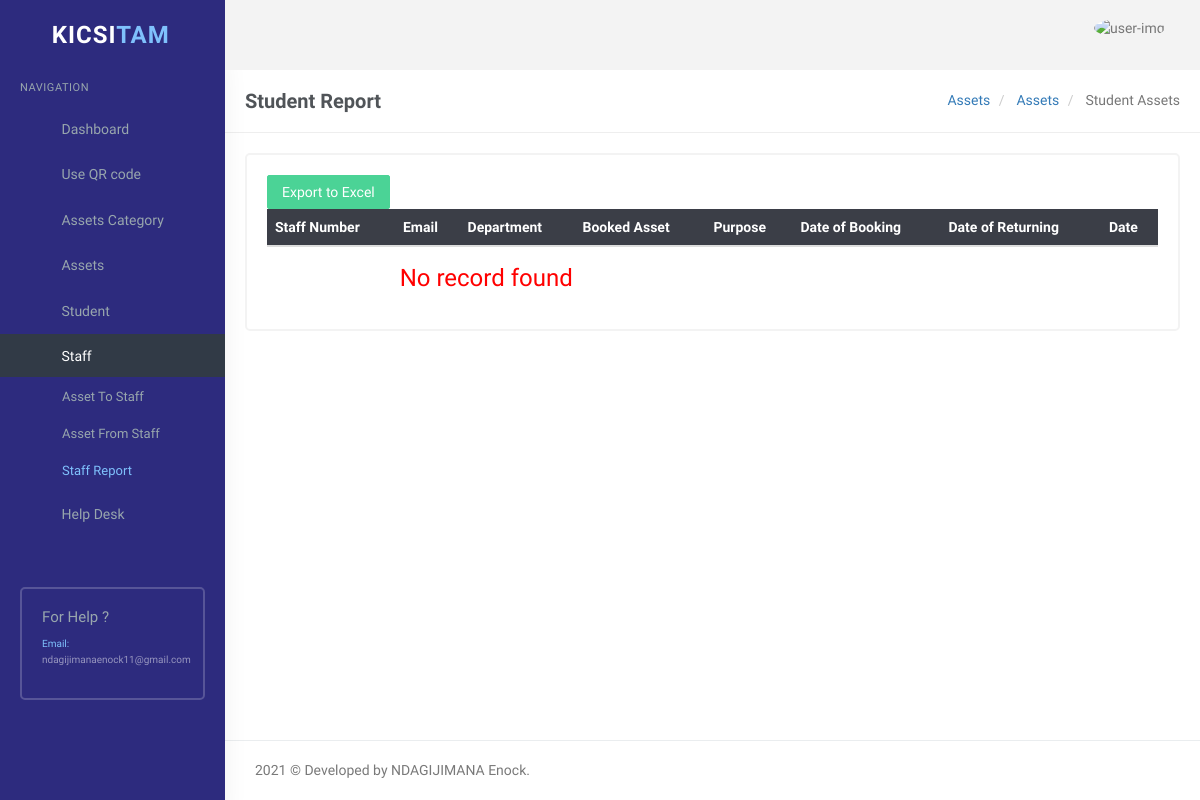
The page /user/staff-report.php (signed in) on the database as committed earlier.
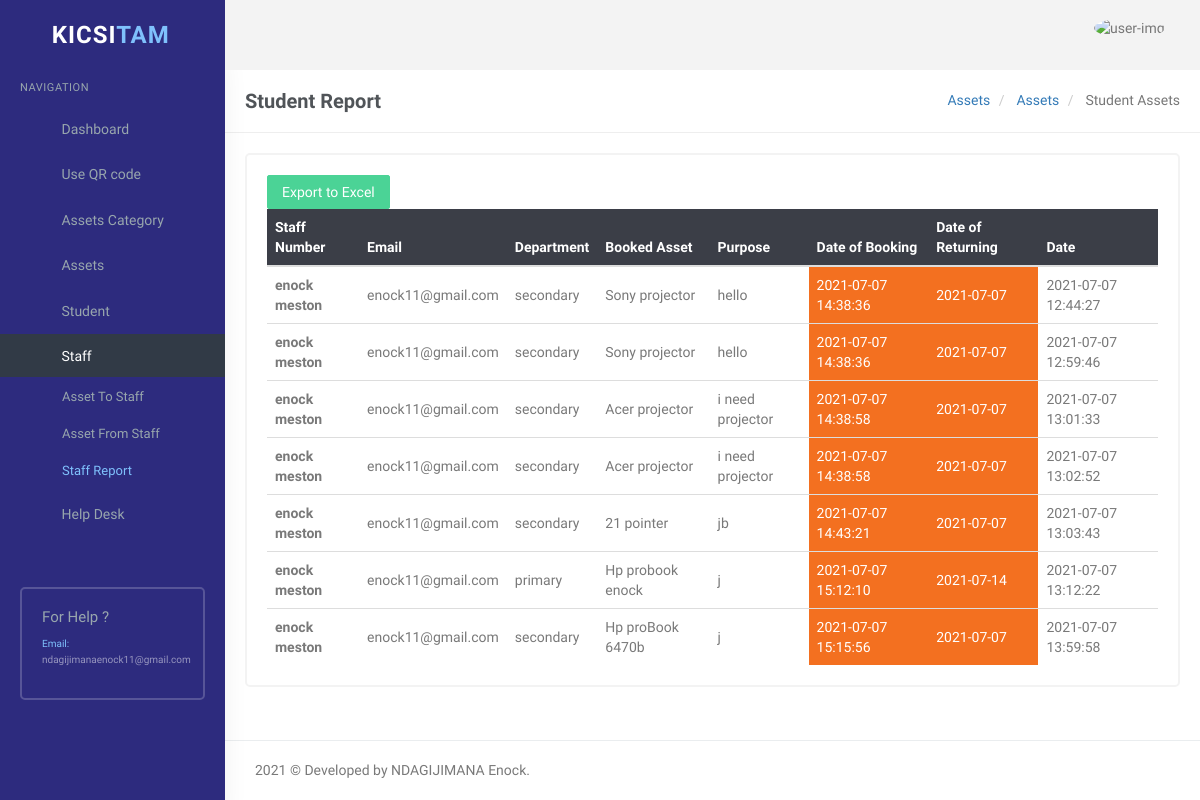
The same page on the database as committed later.
### tables this page shows
CREATE TABLE `tblstaffreport` (
  `id` int(11) NOT NULL,
  `staffnames` varchar(60) NOT NULL,
  `email` varchar(60) NOT NULL,
  `staffOption` varchar(18) NOT NULL,
  `Assetname` varchar(45) NOT NULL,
  `purpose` varchar(100) NOT NULL,
  `bookedDate` varchar(45) NOT NULL,
  `returnedDate` varchar(45) NOT NULL,
  `ReportDate` timestamp NOT NULL DEFAULT current_timestamp()
);

### user/staff-report.php (the view, shortened to what the changed rows need)
<?php
if (strlen($_SESSION['id']) == 0) {
    header('location:index.php');
} else {
?>
    <!DOCTYPE html>
    <html lang="en">
    <head>
        <link rel="stylesheet" href="../plugins/morris/morris.css">
        <link href="../plugins/jvectormap/jquery-jvectormap-2.0.2.css" rel="stylesheet" />
        <link href="assets/css/bootstrap.min.css" rel="stylesheet" type="text/css" />
        <link href="assets/css/core.css" rel="stylesheet" type="text/css" />
        <link href="assets/css/components.css" rel="stylesheet" type="text/css" />
        <link href="assets/css/icons.css" rel="stylesheet" type="text/css" />
        <link href="assets/css/pages.css" rel="stylesheet" type="text/css" />
        <link href="assets/css/menu.css" rel="stylesheet" type="text/css" />
        <link href="assets/css/responsive.css" rel="stylesheet" type="text/css" />
        <link rel="stylesheet" href="../plugins/switchery/switchery.min.css">
    </head>
    <body class="fixed-left">
        <div id="wrapper">
            <?php include('includes/topheader.php'); ?>
            <div class="content-page">
                <div class="content">
                    <div class="container">
                        <div class="row">
                            <div class="col-sm-12">
                                <div class="card-box">
                                    <div class="table-responsive">
                                        <table class="table table-colored table-centered table-inverse m-0" style="width: 100%;">
                                            <thead>
                                                <tr>
                                                <th>Staff Number</th>
                                                    <th>Email</th>
                                                    <th>Department</th>
                                                    <th>Booked Asset</th>
                                                    <th>Purpose</th>
                                                    <th>Date of Booking</th>
                                                    <th>Date of Returning</th>
                                                    <th>Date</th>
                                                </tr>
                                            </thead>
                                            <tbody>
                                                <?php
                                                $query = mysqli_query($con, "SELECT `id`, `staffnames`, `email`, `staffOption`,
                                                `Assetname`, `purpose`, `bookedDate`, `returnedDate`, `ReportDate` FROM `tblstaffreport` WHERE 1");
                                                $rowcount = mysqli_num_rows($query);
                                                if ($rowcount == 0) {
                                                ?>
                                                    <tr>
                                                        <td colspan="4" align="center">
                                                            <h3 style="color:red">No record found</h3>
                                                        </td>
                                                        <?php
                                                    } else {
                                                        while ($row = mysqli_fetch_array($query)) {
                                                        ?>
                                                    <tr>
                                                        <td><b><?php echo $row['staffnames']; ?></b></td>
                                                        <td><?php echo $row['email']; ?></td>
                                                        <td><?php echo $row['staffOption']; ?></td>
                                                        <td><?php echo $row['Assetname']; ?></td>
                                                        <td><?php echo $row['purpose']; ?></td>
                                                        <td style="background-color: #f37020;color:white;"><?php echo $row['bookedDate']; ?></td>
                                                        <td style="background-color: #f37020;color:white;"><?php echo $row['returnedDate']; ?></td>
                                                        <td><?php echo $row['ReportDate']; ?></td>
                                                    </tr>
                                            <?php }
                                                    } ?>
                                            </tbody>
                                        </table>
                                    </div>
                                </div>
                            </div>
                        </div>
                    </div>
                </div>
            </div>
        </div>
    </body>
    </html>
<?php } ?>

Rows that differ between the two databases and show on the page:
added tblstaffreport: staffnames "enock meston", email "enock11@gmail.com", staffOption "secondary", Assetname "Sony projector", purpose "hello", bookedDate "2021-07-07 14:38:36", returnedDate "2021-07-07", ReportDate "2021-07-07 12:44:27"
added tblstaffreport: staffnames "enock meston", email "enock11@gmail.com", staffOption "secondary", Assetname "Sony projector", purpose "hello", bookedDate "2021-07-07 14:38:36", returnedDate "2021-07-07", ReportDate "2021-07-07 12:59:46"
added tblstaffreport: staffnames "enock meston", email "enock11@gmail.com", staffOption "secondary", Assetname "Acer projector", purpose "i need projector", bookedDate "2021-07-07 14:38:58", returnedDate "2021-07-07", ReportDate "2021-07-07 13:01:33"
added tblstaffreport: staffnames "enock meston", email "enock11@gmail.com", staffOption "secondary", Assetname "Acer projector", purpose "i need projector", bookedDate "2021-07-07 14:38:58", returnedDate "2021-07-07", ReportDate "2021-07-07 13:02:52"
added tblstaffreport: staffnames "enock meston", email "enock11@gmail.com", staffOption "secondary", Assetname "21 pointer", purpose "jb", bookedDate "2021-07-07 14:43:21", returnedDate "2021-07-07", ReportDate "2021-07-07 13:03:43"
added tblstaffreport: staffnames "enock meston", email "enock11@gmail.com", staffOption "primary", Assetname "Hp probook enock", purpose "j", bookedDate "2021-07-07 15:12:10", returnedDate "2021-07-14", ReportDate "2021-07-07 13:12:22"
added tblstaffreport: staffnames "enock meston", email "enock11@gmail.com", staffOption "secondary", Assetname "Hp proBook 6470b", purpose "j", bookedDate "2021-07-07 15:15:56", returnedDate "2021-07-07", ReportDate "2021-07-07 13:59:58"
Other text that changed with them:
text no longer shown: "No record found"
